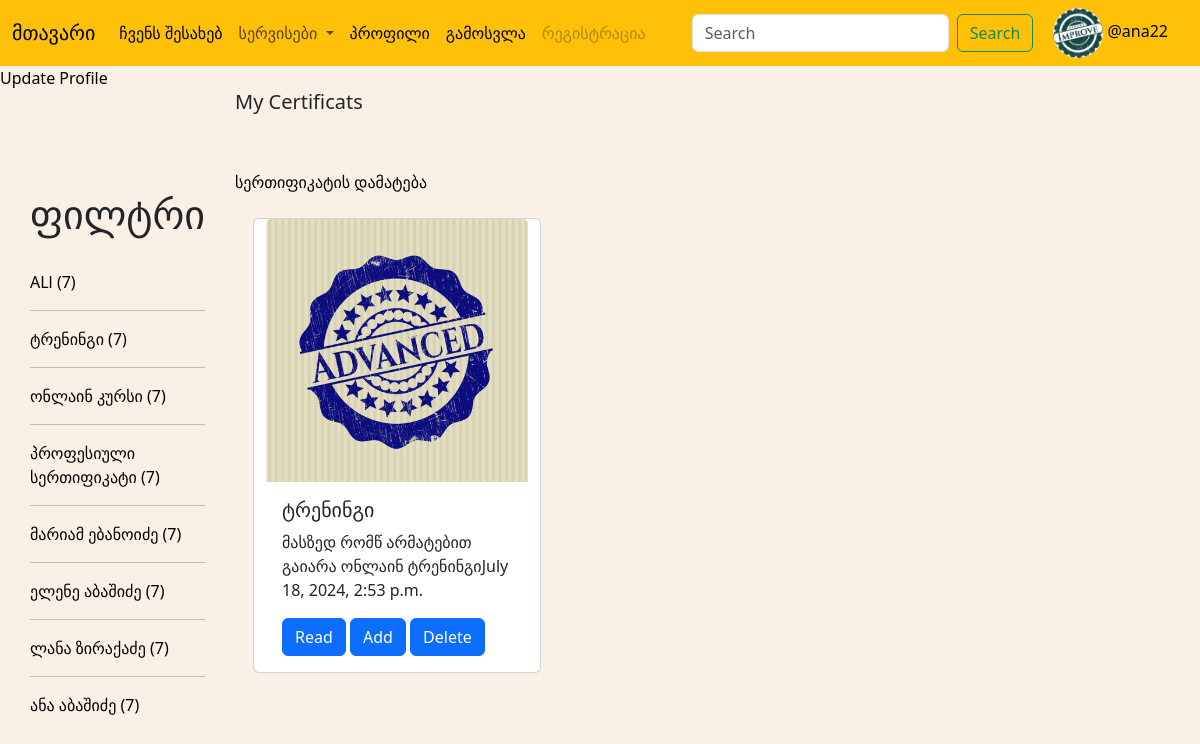
The page /profile/1/ (signed in) on the database its author committed.
### base/models.py (models this page shows)
class User(AbstractUser):
    certifs = models.ManyToManyField(Certif, blank=True, related_name="users")
    bio = models.TextField(null=True)
    avatar = models.ImageField(null=True, default='photoo.png')

class Genre(models.Model):
    name = models.CharField(max_length=30)
    def __str__(self):
        return self.name

class Certif(models.Model):
    creator = models.ForeignKey('User', on_delete=models.SET("Unknown Creator"))
    picture = models.ImageField(null=True, blank=True)
    name = models.CharField(max_length=200)
    genre = models.ManyToManyField(Genre, blank=True, related_name="certifs")
    who = models.ForeignKey(Who, on_delete=models.SET("Unknown Who"))
    description = models.TextField(max_length=500)
    file = models.FileField(null=True)
    created = models.DateTimeField(auto_now_add=True)

### base/views.py (the view)
# urls.py: path('profile/<str:pk>/', views.profile, name='profile'),
def profile(request, pk):
    user = User.objects.get(id=int(pk))
    q = request.GET.get('q') if request.GET.get('q') != None else ""
    certifs = user.certifs.filter(Q(name__icontains=q) | Q(description__icontains=q) | Q(genre__name__icontains=q))
    certifs = list(set(certifs))
    genres = Genre.objects.all()
    heading = "My Certificats"
    context = {"certifs": certifs, "user": user,"heading": heading, "genres": genres}
    return render(request, 'base/profile.html', context)

### base/templates/base/profile.html (shortened to what this page needs)
{% extends 'main.html' %}
{% block content %}
 <a href="{% url 'update_user' %}"> Update Profile </a>
{% include 'base/certifs.html' %}
{% endblock %}

### templates/navbar.html (shortened to what this page needs)
<nav class="navbar navbar-expand-lg bg-warning">
  <div class="container-fluid">
    <a class="navbar-brand" href="{% url 'home' %}">მთავარი </a>
    <div class="collapse navbar-collapse" id="navbarSupportedContent">
      <ul class="navbar-nav me-auto mb-2 mb-lg-0">
        <li class="nav-item">
          <a class="nav-link active" aria-current="page" href="{% url 'about' %}"> ჩვენს შესახებ </a>
        </li>
        <li class="nav-item dropdown">
          <a class="nav-link dropdown-toggle" href="#" role="button" data-bs-toggle="dropdown" aria-expanded="false">
            სერვისები
          </a>
        </li>
        {% if request.user.is_authenticated %}
         <li class="nav-item">
          <a class="nav-link active" aria-current="page" href="{% url 'profile' request.user.id %}"> პროფილი </a>
        </li>
        <li class="nav-item">
          <a class="nav-link active" aria-current="page" href="{% url 'logout' %}"> გამოსვლა </a>
        </li>
        {% else %}
       <li class="nav-item">
          <a class="nav-link active" aria-current="page" href="{% url 'login' %}"> შესვლა </a>
        </li>
        {% endif %}
        <li class="nav-item">
          <a class="nav-link disabled" aria-disabled="true">რეგისტრაცია</a>
        </li>
      </ul>
      <form class="d-flex" role="search" action="">
        <input name="q" class="form-control me-2" type="search" placeholder="Search" aria-label="Search">
        <button class="btn btn-outline-success" type="submit">Search</button>
      </form>
  {% if request.user.is_authenticated %}
      <div style="margin:0px 20px;">
      <a href="{% url 'profile' request.user.id %}">
          <div  >
          <img src="{{request.user.avatar.url}}" width ="50px" height="50px" style="border-radius:50%">
              @{{ request.user.username }}
          </div>
          </a>
      </div>
      {% endif %}
    </div>
  </div>
</nav>

### base/templates/base/certifs.html (shortened to what this page needs)
<div class="home-container">
<div class="genres">
  <h1>ფილტრი</h1>
  <br>
  <a href="{{ request.path }}"> ALl ({{ genres.count }}) </a>
  {% for genre in genres %}
  <hr>
  <a href="{{ request.path }}?q={{ genre.name }}">{{genre}} ({{ genres.count }})</a>
  {% endfor %}
</div>
<div>
<div>
<h5> {{ heading }} </h5></div>
    <br>
    <br>
    <a href="{% url 'add' %}">სერთიფიკატის დამატება</a>
    <br>
    <br>
<div style ="display:flex" class="row">
{% for certif in certifs %}
<div class="card" style="width: 18rem; margin-left:30px">
  <img src="{{ certif.picture.url}}" class="card-img-top" alt="...">
  <div class="card-body">
    <h5 class="card-title">{{certif.name}}</h5>
    <p class="card-text">{{certif.description | slice:":100"}}{{ certif.created }}</p>
    {% if request.user.is_authenticated %}
     <a href="{% url 'reading' certif.id %}" class="btn btn-primary">Read</a>
    {% if certif in request.user.books.all %}
     <a href="{% url 'delete' certif.id %}" class="btn btn-primary">Drop</a>
    {% else  %}
     <a href="{% url 'adding' certif.id %}" class="btn btn-primary">Add</a>
     {% endif %}
      {% if request.user == certif.creator %}
      <a href="{% url 'delete_certif' certif.id %}" class="btn btn-primary">Delete</a>
      {% endif %}
   {% endif %}
  </div>
</div>
{% endfor %}
</div>
</div>
</div>

### static/styles/style.css (style rules this page uses)
body { background-color:#FAF0E6; }
a { text-decoration: none; color: black; }

### base/templates/base/certifs.html (style rules this page uses)
.home-container { display: grid; grid-template-columns: 1fr 5fr; }
.genres { margin: 100px 30px; }
.row { display: flex; flex-direction: row; }
.card { margin-bottom: 33px; }

### rows shown on the page
User: user.avatar (picture), user.username "ana22"
Genre: name "ტრენინგი", count "7"
Genre: name "ონლაინ კურსი", count "7"
Genre: name "პროფესიული სერთიფიკატი", count "7"
Genre: name "მარიამ ებანოიძე", count "7"
Genre: name "ელენე აბაშიძე", count "7"
Genre: name "ლანა ზირაქაძე", count "7"
Genre: name "ანა აბაშიძე", count "7"
Certif: picture (picture), name "ტრენინგი", description "მასზედ რომწ არმატებით გაიარა ონლაინ ტრენინგი", created "July 18, 2024, 2:53 p.m.", shows "Delete"

### other values the page prints
{{ genres.count }} "7"
{{ heading }} "My Certificats"
